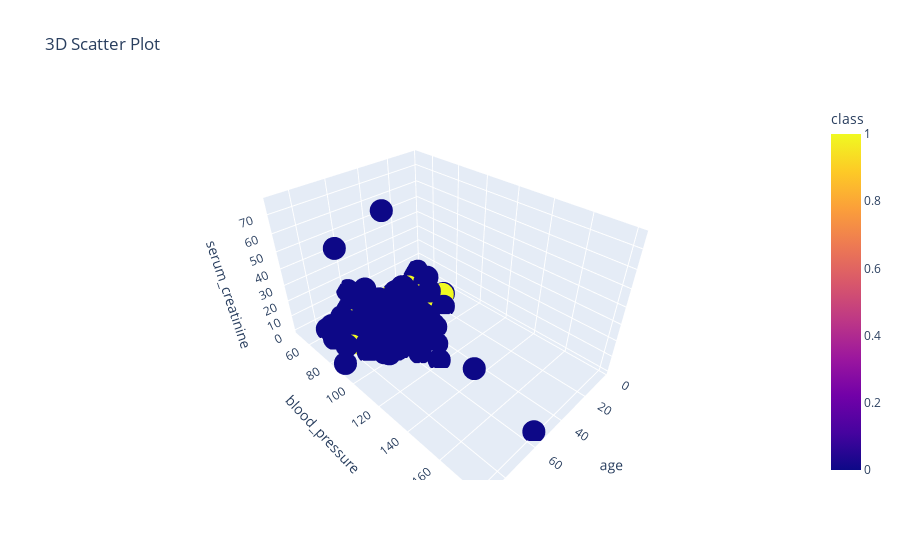

This figure's notebook cell:
### Code cell
fig = px.scatter_3d(df, 
                    x='age', 
                    y='blood_pressure', 
                    z='serum_creatinine', 
                    color='class', 
                    hover_data=['serum_creatinine', 'haemoglobin'], 
                    title='3D Scatter Plot')

fig.show()

### Figure 1 — Plotly figure (JSON) as saved in the notebook; plotly's stock layout.template omitted (floating-point values rounded to 4 significant figures; data arrays with more than 128 entries replaced by an {"elided": "..."} marker saying what was removed)
{"data": [{"customdata": {"elided": "400x1 float values"}, "hovertemplate": "age=%{x}<br>blood_pressure=%{y}<br>serum_creatinine=%{z}<br>haemoglobin=%{customdata[0]}<br>class=%{marker.color}<extra></extra>", "legendgroup": "", "marker": {"color": {"elided": "400 int values"}, "coloraxis": "coloraxis", "symbol": "circle"}, "mode": "markers", "name": "", "scene": "scene", "showlegend": false, "type": "scatter3d", "x": {"elided": "400 int values"}, "y": {"elided": "400 int values"}, "z": {"elided": "400 float values"}}], "layout": {"coloraxis": {"colorbar": {"title": {"text": "class"}}, "colorscale": [[0, "#0d0887"], [0.1111, "#46039f"], [0.2222, "#7201a8"], [0.3333, "#9c179e"], [0.4444, "#bd3786"], [0.5556, "#d8576b"], [0.6667, "#ed7953"], [0.7778, "#fb9f3a"], [0.8889, "#fdca26"], [1, "#f0f921"]]}, "legend": {"tracegroupgap": 0}, "scene": {"domain": {"x": [0, 1], "y": [0, 1]}, "xaxis": {"title": {"text": "age"}}, "yaxis": {"title": {"text": "blood_pressure"}}, "zaxis": {"title": {"text": "serum_creatinine"}}}, "title": {"text": "3D Scatter Plot"}}}
